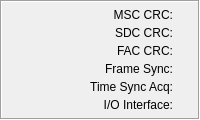
      <widget class="QFrame" name="FrameParamStatusLEDs_2">
       <property name="sizePolicy">
        <sizepolicy hsizetype="Minimum" vsizetype="Minimum">
         <horstretch>0</horstretch>
         <verstretch>0</verstretch>
        </sizepolicy>
       </property>
       <property name="frameShape">
        <enum>QFrame::Box</enum>
       </property>
       <property name="frameShadow">
        <enum>QFrame::Sunken</enum>
       </property>
       <layout class="QVBoxLayout" name="verticalLayout_3">
        <property name="spacing">
         <number>4</number>
        </property>
        <property name="margin">
         <number>6</number>
        </property>
        <item>
         <layout class="QHBoxLayout" name="_7">
          <property name="spacing">
           <number>6</number>
          </property>
          <property name="margin">
           <number>0</number>
          </property>
          <item>
           <widget class="QLabel" name="TextLabelLEDMSCCRC">
            <property name="sizePolicy">
             <sizepolicy hsizetype="Minimum" vsizetype="Maximum">
              <horstretch>0</horstretch>
              <verstretch>0</verstretch>
             </sizepolicy>
            </property>
            <property name="text">
             <string>MSC CRC:</string>
            </property>
            <property name="alignment">
             <set>Qt::AlignRight|Qt::AlignTrailing|Qt::AlignVCenter</set>
            </property>
            <property name="wordWrap">
             <bool>false</bool>
            </property>
           </widget>
          </item>
          <item>
           <widget class="CMultColorLED" name="LEDMSC" native="true">
            <property name="sizePolicy">
             <sizepolicy hsizetype="Fixed" vsizetype="Fixed">
              <horstretch>0</horstretch>
              <verstretch>0</verstretch>
             </sizepolicy>
            </property>
            <property name="minimumSize">
             <size>
              <width>13</width>
              <height>13</height>
             </size>
            </property>
            <property name="maximumSize">
             <size>
              <width>13</width>
              <height>13</height>
             </size>
            </property>
           </widget>
          </item>
         </layout>
        </item>
        <item>
         <layout class="QHBoxLayout" name="_8">
          <property name="spacing">
           <number>6</number>
          </property>
          <property name="margin">
           <number>0</number>
          </property>
          <item>
           <widget class="QLabel" name="TextLabelLEDSDCCRC">
            <property name="sizePolicy">
             <sizepolicy hsizetype="Minimum" vsizetype="Maximum">
              <horstretch>0</horstretch>
              <verstretch>0</verstretch>
             </sizepolicy>
            </property>
            <property name="text">
             <string>SDC CRC:</string>
            </property>
            <property name="alignment">
             <set>Qt::AlignRight|Qt::AlignTrailing|Qt::AlignVCenter</set>
            </property>
            <property name="wordWrap">
             <bool>false</bool>
            </property>
           </widget>
          </item>
          <item>
           <widget class="CMultColorLED" name="LEDSDC" native="true">
            <property name="sizePolicy">
             <sizepolicy hsizetype="Fixed" vsizetype="Fixed">
              <horstretch>0</horstretch>
              <verstretch>0</verstretch>
             </sizepolicy>
            </property>
            <property name="minimumSize">
             <size>
              <width>13</width>
              <height>13</height>
             </size>
            </property>
            <property name="maximumSize">
             <size>
              <width>13</width>
              <height>13</height>
             </size>
            </property>
           </widget>
          </item>
         </layout>
        </item>
        <item>
         <layout class="QHBoxLayout" name="_9">
          <property name="spacing">
           <number>6</number>
          </property>
          <property name="margin">
           <number>0</number>
          </property>
          <item>
           <widget class="QLabel" name="TextLabelLEDFACCRC">
            <property name="sizePolicy">
             <sizepolicy hsizetype="Minimum" vsizetype="Maximum">
              <horstretch>0</horstretch>
              <verstretch>0</verstretch>
             </sizepolicy>
            </property>
            <property name="text">
             <string>FAC CRC:</string>
            </property>
            <property name="alignment">
             <set>Qt::AlignRight|Qt::AlignTrailing|Qt::AlignVCenter</set>
            </property>
            <property name="wordWrap">
             <bool>false</bool>
            </property>
           </widget>
          </item>
          <item>
           <widget class="CMultColorLED" name="LEDFAC" native="true">
            <property name="sizePolicy">
             <sizepolicy hsizetype="Fixed" vsizetype="Fixed">
              <horstretch>0</horstretch>
              <verstretch>0</verstretch>
             </sizepolicy>
            </property>
            <property name="minimumSize">
             <size>
              <width>13</width>
              <height>13</height>
             </size>
            </property>
            <property name="maximumSize">
             <size>
              <width>13</width>
              <height>13</height>
             </size>
            </property>
           </widget>
          </item>
         </layout>
        </item>
        <item>
         <layout class="QHBoxLayout" name="_10">
          <property name="spacing">
           <number>6</number>
          </property>
          <property name="margin">
           <number>0</number>
          </property>
          <item>
           <widget class="QLabel" name="TextLabelLEDFrameSync">
            <property name="sizePolicy">
             <sizepolicy hsizetype="Minimum" vsizetype="Maximum">
              <horstretch>0</horstretch>
              <verstretch>0</verstretch>
             </sizepolicy>
            </property>
            <property name="text">
             <string>Frame Sync:</string>
            </property>
            <property name="alignment">
             <set>Qt::AlignRight|Qt::AlignTrailing|Qt::AlignVCenter</set>
            </property>
            <property name="wordWrap">
             <bool>false</bool>
            </property>
           </widget>
          </item>
          <item>
           <widget class="CMultColorLED" name="LEDFrameSync" native="true">
            <property name="sizePolicy">
             <sizepolicy hsizetype="Fixed" vsizetype="Fixed">
              <horstretch>0</horstretch>
              <verstretch>0</verstretch>
             </sizepolicy>
            </property>
            <property name="minimumSize">
             <size>
              <width>13</width>
              <height>13</height>
             </size>
            </property>
            <property name="maximumSize">
             <size>
              <width>13</width>
              <height>13</height>
             </size>
            </property>
           </widget>
          </item>
         </layout>
        </item>
        <item>
         <layout class="QHBoxLayout" name="_11">
          <property name="spacing">
           <number>6</number>
          </property>
          <property name="margin">
           <number>0</number>
          </property>
          <item>
           <widget class="QLabel" name="TextLabelLEDTimeSyncAcq">
            <property name="sizePolicy">
             <sizepolicy hsizetype="Minimum" vsizetype="Maximum">
              <horstretch>0</horstretch>
              <verstretch>0</verstretch>
             </sizepolicy>
            </property>
            <property name="text">
             <string>Time Sync Acq:</string>
            </property>
            <property name="alignment">
             <set>Qt::AlignRight|Qt::AlignTrailing|Qt::AlignVCenter</set>
            </property>
            <property name="wordWrap">
             <bool>false</bool>
            </property>
           </widget>
          </item>
          <item>
           <widget class="CMultColorLED" name="LEDTimeSync" native="true">
            <property name="sizePolicy">
             <sizepolicy hsizetype="Fixed" vsizetype="Fixed">
              <horstretch>0</horstretch>
              <verstretch>0</verstretch>
             </sizepolicy>
            </property>
            <property name="minimumSize">
             <size>
              <width>13</width>
              <height>13</height>
             </size>
            </property>
            <property name="maximumSize">
             <size>
              <width>13</width>
              <height>13</height>
             </size>
            </property>
           </widget>
          </item>
         </layout>
        </item>
        <item>
         <layout class="QHBoxLayout" name="_12">
          <property name="spacing">
           <number>6</number>
          </property>
          <property name="margin">
           <number>0</number>
          </property>
          <item>
           <widget class="QLabel" name="TextLabelLEDIOInterface">
            <property name="sizePolicy">
             <sizepolicy hsizetype="Minimum" vsizetype="Maximum">
              <horstretch>0</horstretch>
              <verstretch>0</verstretch>
             </sizepolicy>
            </property>
            <property name="text">
             <string>I/O Interface:</string>
            </property>
            <property name="alignment">
             <set>Qt::AlignRight|Qt::AlignTrailing|Qt::AlignVCenter</set>
            </property>
            <property name="wordWrap">
             <bool>false</bool>
            </property>
           </widget>
          </item>
          <item>
           <widget class="CMultColorLED" name="LEDIOInterface" native="true">
            <property name="sizePolicy">
             <sizepolicy hsizetype="Fixed" vsizetype="Fixed">
              <horstretch>0</horstretch>
              <verstretch>0</verstretch>
             </sizepolicy>
            </property>
            <property name="minimumSize">
             <size>
              <width>13</width>
              <height>13</height>
             </size>
            </property>
            <property name="maximumSize">
             <size>
              <width>13</width>
              <height>13</height>
             </size>
            </property>
           </widget>
          </item>
         </layout>
        </item>
       </layout>
      </widget>
